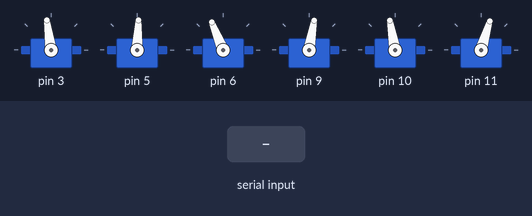
This sketch was run on a simulated Arduino Uno, built with avr-gcc and run on an emulated ATmega328P. Parts: 6 × servo. Inputs (shaded band) come from the test bench.

Above: at 1.2 s.
1.3 s: "90,45\n" received over Serial
At 1.8 s:
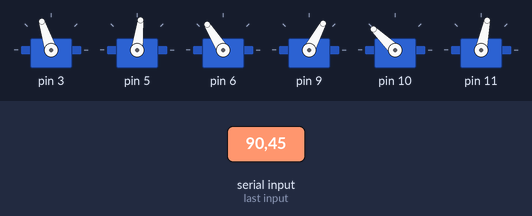
Timing chart, 0 to 10.3 s (numbered marks = the images above; inputs shaded):
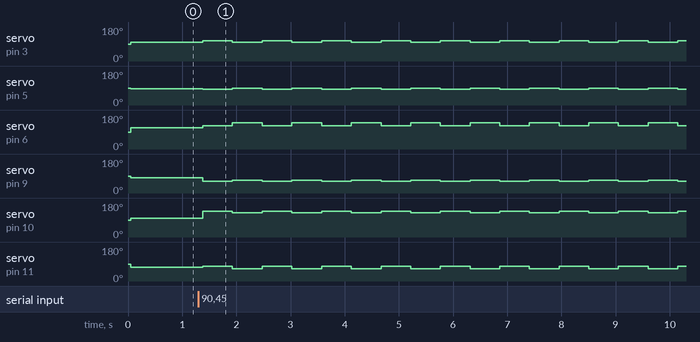

The sketch:

robotparalelo.ino
```cpp
#include <Servo.h>
#include <Wire.h>
/*Credits to N. Cruz*/

//MIN and MAX PWM pul e sizes, they can be found in servo documentation
#define MAX 2400
#define MIN 600

//Positions of servos mounted in opposite direction
#define INV1 1
#define INV2 3
#define INV3 5

//constants for computation of positions of connection points
#define pi  3.14159
#define deg2rad 180/pi
#define deg30 pi/6
//variables used for proper show of positions on LCD
char shown=0, showPos=0, useIrda=0;
unsigned long time;

char cadena[5]; //Creamos un array que almacenará los caracteres que escribiremos en la consola del PC. Le asignamos  un tope de caracteres, en este caso 30
byte posicion=0;  //Variable para cambiar la posición de los caracteres del array
float valor;  //Variable del valor entero

//Array of servo objects
Servo servo[6];

//Zero positions of servos, in this positions their arms are perfectly horizontal, in us
static int zero[6]={1400,1650,1550,1500,1500,1500};

//In this array is stored requested position for platform - x,y,z,rot(x),rot(y),rot(z)
static float arr[6]={0,0.0,0, radians(0),radians(0),radians(0)};

//Actual degree of rotation of all servo arms, they start at 0 - horizontal, used to reduce
//complexity of calculating new degree of rotation
static float theta_a[6]={0.0,0.0,0.0, 0.0,0.0,0.0};

//Array of current servo positions in us
static int servo_pos[6];

//rotation of servo arms in respect to axis x
const float beta[] = {0,pi,2*pi/3,-pi/3,-2*pi/3,pi/3},

//maximum servo positions, 0 is horizontal position
servo_min=radians(-80),servo_max=radians(80),

//servo_mult - multiplier used for conversion radians->servo pulse in us
//L1-effective length of servo arm, L2 - length of base and platform connecting arm
//z_home - height of platform above base, 0 is height of servo arms
servo_mult=400/(pi/4),L1 = 20,L2 = 170, z_home = 165;

const float
p[2][6]= {
  {-37.62,37.62,91.20,51.83,-51.83,-91.20},
  {-91.60,-91.60,0,67.77,67.77,0}
  },
re [3][6] = {
  {-74.70,74.70,84.66,20,-20,-84.66},
  {-62.95,-62.95,-45.48,84.80,84.80,-45.48},
  {0,0,0,0,0,0}
};

//arrays used for servo rotation calculation
//H[]-center position of platform can be moved with respect to base, this is
//translation vector representing this move
static float M[3][3], rxp[3][6], T[3], H[3] = {0,0,z_home};


//function calculating needed servo rotation value
float getAlpha(int *i){
   static int n;
   static float th=0;
   static float q[3], dl[3], dl2;
   double min=servo_min;
   double max=servo_max;
   n=0;
   th=theta_a[*i];
   while(n<20){
    //calculation of position of base attachment point (point on servo arm where is leg connected)
      q[0] = L1 *cos(th)*cos(beta[*i]) + p[0][*i];
      q[1] = L1*cos(th)*sin(beta[*i]) + p[1][*i];
      q[2] = L1*sin(th);
    //calculation of distance between according platform attachment point and base attachment point
      dl[0] = rxp[0][*i] - q[0];
      dl[1] = rxp[1][*i] - q[1];
      dl[2] = rxp[2][*i] - q[2];
      dl2 = sqrt(dl[0]*dl[0] + dl[1]*dl[1] + dl[2]*dl[2]);
    //if this distance is the same as leg length, value of theta_a is corrent, we return it
      if(abs(L2-dl2)<0.01){
         return th;
      }
    //if not, we split the searched space in half, then try next value
      if(dl2<L2){
         max=th;
      }else{
         min=th;
      }
      n+=1;
      if(max==servo_min || min==servo_max){
         return th;
      }
      th = min+(max-min)/2;
   }
   return th;
}

//function calculating rotation matrix
void getmatrix(float pe[])
{
   float psi=pe[5];
   float theta=pe[4];
   float phi=pe[3];
   M[0][0] = cos(psi)*cos(theta);
   M[1][0] = -sin(psi)*cos(phi)+cos(psi)*sin(theta)*sin(phi);
   M[2][0] = sin(psi)*sin(phi)+cos(psi)*cos(phi)*sin(theta);

   M[0][1] = sin(psi)*cos(theta);
   M[1][1] = cos(psi)*cos(phi)+sin(psi)*sin(theta)*sin(phi);
   M[2][1] = cos(theta)*sin(phi);

   M[0][2] = -sin(theta);
   M[1][2] = -cos(psi)*sin(phi)+sin(psi)*sin(theta)*cos(phi);
   M[2][2] = cos(theta)*cos(phi);
}
//calculates wanted position of platform attachment poins using calculated rotation matrix
//and translation vector
void getrxp(float pe[])
{
   for(int i=0;i<6;i++){
      rxp[0][i] = T[0]+M[0][0]*(re[0][i])+M[0][1]*(re[1][i])+M[0][2]*(re[2][i]);
      rxp[1][i] = T[1]+M[1][0]*(re[0][i])+M[1][1]*(re[1][i])+M[1][2]*(re[2][i]);
      rxp[2][i] = T[2]+M[2][0]*(re[0][i])+M[2][1]*(re[1][i])+M[2][2]*(re[2][i]);
   }
}
//function calculating translation vector - desired move vector + home translation vector
void getT(float pe[])
{
   T[0] = pe[0]+H[0];
   T[1] = pe[1]+H[1];
   T[2] = pe[2]+H[2];
}

unsigned char setPos(float pe[]){
    unsigned char errorcount;
    errorcount=0;
    for(int i = 0; i < 6; i++)
    {
        getT(pe);
        getmatrix(pe);
        getrxp(pe);
        theta_a[i]=getAlpha(&i);
        if(i==INV1||i==INV2||i==INV3){
            servo_pos[i] = constrain(zero[i] - (theta_a[i])*servo_mult, MIN,MAX);
        }
        else{
            servo_pos[i] = constrain(zero[i] + (theta_a[i])*servo_mult, MIN,MAX);
        }
    }

    for(int i = 0; i < 6; i++)
    {
        if(theta_a[i]==servo_min||theta_a[i]==servo_max||servo_pos[i]==MIN||servo_pos[i]==MAX){
            errorcount++;
        }
        servo[i].writeMicroseconds(servo_pos[i]);
    }
    return errorcount;
}


void setup() {
  // put your setup code here, to run once:
  //attachment of servos to PWM digital pins of arduino
   servo[0].attach(3, MIN, MAX);
   servo[1].attach(5, MIN, MAX);
   servo[2].attach(6, MIN, MAX);
   servo[3].attach(9, MIN, MAX);
   servo[4].attach(10, MIN, MAX);
   servo[5].attach(11, MIN, MAX);
//begin of serial communication
   Serial.begin(9600);
//putting into base position
   setPos(arr);

}

void loop() {
  // put your main code here, to run repeatedly:

if(Serial.available()) //Nos dice si hay datos dentro del buffer
  {
    memset(cadena, 0,sizeof(cadena));//memset borra el contenido del array  "cadena" desde la posición 0 hasta el final sizeof

    while(Serial.available()>0) //Mientras haya datos en el buffer ejecuta la función
    {
      delay(5); //Poner un pequeño delay para mejorar la recepción de datos
      cadena[posicion]=Serial.read();//Lee un carácter del string "cadena" de la "posicion", luego lee el siguiente carácter con "posicion++"
      posicion++;
    }

    valor=atoi(cadena);//Convertimos la cadena de caracteres en enteros
    posicion=0;//Ponemos la posicion a 0
  }
   if (valor > 5){
      arr[5]=radians(5);
      arr[4]=radians(0);
      arr [3]= radians(3);
      arr[2]= 5;
      arr[1]= 5;
      arr [0]= 5;
      setPos(arr);
      delay(500);
      arr[1]=-10;
      setPos(arr);
      delay(500);

   }
}
```

Measured:
- after the input at 1.3 s, servo on pin 3: alternates 108° for 0.55 s and 100° for 0.55 s, starting after 0.08 s; servo on pin 5: alternates 88° for 0.55 s and 83° for 0.55 s, starting after 0.08 s
